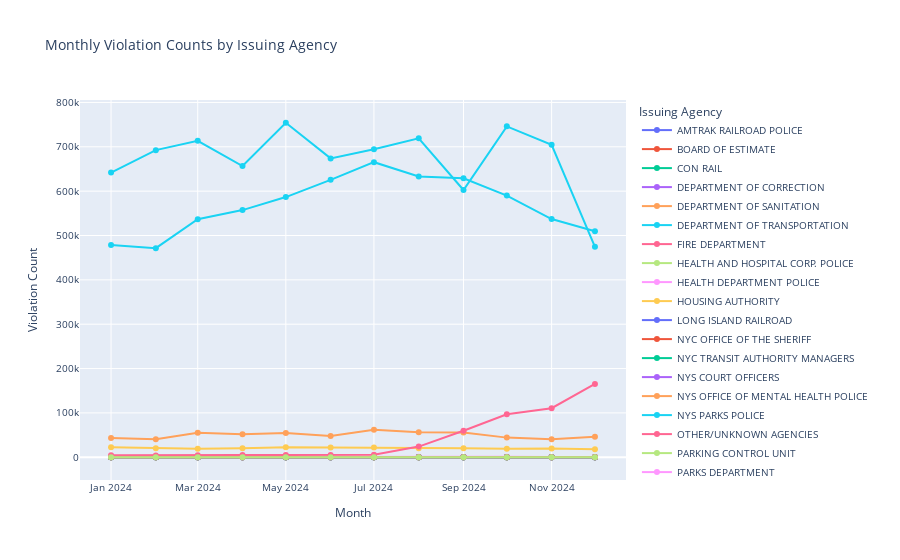

Notebook code cell kept with this figure:
### Code cell
# Ensure datetime format and extract Month
df["Issue Date"] = pd.to_datetime(df["Issue Date"], errors="coerce")
df["Month"] = df["Issue Date"].dt.to_period("M").astype(str)

# Group by Month and Issuing Agency to count violations
monthly_by_agency = (
    df.groupby(["Month", "Issuing Agency"])
    .size()
    .reset_index(name="Violation Count")
)

# Plot the multi-line chart
fig = px.line(
    monthly_by_agency,
    x="Month",
    y="Violation Count",
    color="Issuing Agency",
    title="Monthly Violation Counts by Issuing Agency",
    markers=True
)

fig.update_layout(
    xaxis_title="Month",
    yaxis_title="Violation Count",
    font=dict(size=10)
)

fig.show()

### Figure 1 — Plotly figure (JSON) as saved in the notebook; plotly's stock layout.template omitted (floating-point values rounded to 4 significant figures)
{"data": [{"hovertemplate": "Issuing Agency=AMTRAK RAILROAD POLICE<br>Month=%{x}<br>Violation Count=%{y}<extra></extra>", "legendgroup": "AMTRAK RAILROAD POLICE", "line": {"color": "#636efa", "dash": "solid"}, "marker": {"symbol": "circle"}, "mode": "lines+markers", "name": "AMTRAK RAILROAD POLICE", "orientation": "v", "showlegend": true, "type": "scatter", "x": ["2024-01", "2024-02", "2024-03", "2024-04", "2024-05", "2024-06", "2024-07", "2024-08", "2024-09", "2024-10", "2024-11", "2024-12", "NaT"], "xaxis": "x", "y": [0, 0, 0, 0, 3, 0, 0, 1, 0, 0, 0, 0, 0], "yaxis": "y"}, {"hovertemplate": "Issuing Agency=BOARD OF ESTIMATE<br>Month=%{x}<br>Violation Count=%{y}<extra></extra>", "legendgroup": "BOARD OF ESTIMATE", "line": {"color": "#EF553B", "dash": "solid"}, "marker": {"symbol": "circle"}, "mode": "lines+markers", "name": "BOARD OF ESTIMATE", "orientation": "v", "showlegend": true, "type": "scatter", "x": ["2024-01", "2024-02", "2024-03", "2024-04", "2024-05", "2024-06", "2024-07", "2024-08", "2024-09", "2024-10", "2024-11", "2024-12", "NaT"], "xaxis": "x", "y": [0, 0, 0, 0, 0, 4, 0, 0, 0, 0, 1, 0, 0], "yaxis": "y"}, {"hovertemplate": "Issuing Agency=CON RAIL<br>Month=%{x}<br>Violation Count=%{y}<extra></extra>", "legendgroup": "CON RAIL", "line": {"color": "#00cc96", "dash": "solid"}, "marker": {"symbol": "circle"}, "mode": "lines+markers", "name": "CON RAIL", "orientation": "v", "showlegend": true, "type": "scatter", "x": ["2024-01", "2024-02", "2024-03", "2024-04", "2024-05", "2024-06", "2024-07", "2024-08", "2024-09", "2024-10", "2024-11", "2024-12", "NaT"], "xaxis": "x", "y": [78, 69, 98, 95, 84, 91, 90, 30, 122, 201, 175, 224, 2], "yaxis": "y"}, {"hovertemplate": "Issuing Agency=DEPARTMENT OF CORRECTION<br>Month=%{x}<br>Violation Count=%{y}<extra></extra>", "legendgroup": "DEPARTMENT OF CORRECTION", "line": {"color": "#ab63fa", "dash": "solid"}, "marker": {"symbol": "circle"}, "mode": "lines+markers", "name": "DEPARTMENT OF CORRECTION", "orientation": "v", "showlegend": true, "type": "scatter", "x": ["2024-01", "2024-02", "2024-03", "2024-04", "2024-05", "2024-06", "2024-07", "2024-08", "2024-09", "2024-10", "2024-11", "2024-12", "NaT"], "xaxis": "x", "y": [9, 5, 4, 6, 8, 27, 10, 21, 27, 20, 21, 12, 0], "yaxis": "y"}, {"hovertemplate": "Issuing Agency=DEPARTMENT OF SANITATION<br>Month=%{x}<br>Violation Count=%{y}<extra></extra>", "legendgroup": "DEPARTMENT OF SANITATION", "line": {"color": "#FFA15A", "dash": "solid"}, "marker": {"symbol": "circle"}, "mode": "lines+markers", "name": "DEPARTMENT OF SANITATION", "orientation": "v", "showlegend": true, "type": "scatter", "x": ["2024-01", "2024-02", "2024-03", "2024-04", "2024-05", "2024-06", "2024-07", "2024-08", "2024-09", "2024-10", "2024-11", "2024-12", "NaT"], "xaxis": "x", "y": [43360, 40567, 55102, 51868, 54737, 47660, 61943, 56111, 55730, 44257, 40731, 46314, 6], "yaxis": "y"}, {"hovertemplate": "Issuing Agency=DEPARTMENT OF TRANSPORTATION<br>Month=%{x}<br>Violation Count=%{y}<extra></extra>", "legendgroup": "DEPARTMENT OF TRANSPORTATION", "line": {"color": "#19d3f3", "dash": "solid"}, "marker": {"symbol": "circle"}, "mode": "lines+markers", "name": "DEPARTMENT OF TRANSPORTATION", "orientation": "v", "showlegend": true, "type": "scatter", "x": ["2024-01", "2024-02", "2024-03", "2024-04", "2024-05", "2024-06", "2024-07", "2024-08", "2024-09", "2024-10", "2024-11", "2024-12", "NaT"], "xaxis": "x", "y": [478341, 471425, 536891, 557314, 586681, 625445, 665352, 633053, 628929, 590030, 537117, 509456, 37146], "yaxis": "y"}, {"hovertemplate": "Issuing Agency=FIRE DEPARTMENT<br>Month=%{x}<br>Violation Count=%{y}<extra></extra>", "legendgroup": "FIRE DEPARTMENT", "line": {"color": "#FF6692", "dash": "solid"}, "marker": {"symbol": "circle"}, "mode": "lines+markers", "name": "FIRE DEPARTMENT", "orientation": "v", "showlegend": true, "type": "scatter", "x": ["2024-01", "2024-02", "2024-03", "2024-04", "2024-05", "2024-06", "2024-07", "2024-08", "2024-09", "2024-10", "2024-11", "2024-12", "NaT"], "xaxis": "x", "y": [43, 43, 46, 33, 37, 72, 62, 51, 86, 58, 82, 47, 1], "yaxis": "y"}, {"hovertemplate": "Issuing Agency=HEALTH AND HOSPITAL CORP. POLICE<br>Month=%{x}<br>Violation Count=%{y}<extra></extra>", "legendgroup": "HEALTH AND HOSPITAL CORP. POLICE", "line": {"color": "#B6E880", "dash": "solid"}, "marker": {"symbol": "circle"}, "mode": "lines+markers", "name": "HEALTH AND HOSPITAL CORP. POLICE", "orientation": "v", "showlegend": true, "type": "scatter", "x": ["2024-01", "2024-02", "2024-03", "2024-04", "2024-05", "2024-06", "2024-07", "2024-08", "2024-09", "2024-10", "2024-11", "2024-12", "NaT"], "xaxis": "x", "y": [308, 504, 618, 613, 511, 598, 626, 569, 390, 500, 700, 234, 7], "yaxis": "y"}, {"hovertemplate": "Issuing Agency=HEALTH DEPARTMENT POLICE<br>Month=%{x}<br>Violation Count=%{y}<extra></extra>", "legendgroup": "HEALTH DEPARTMENT POLICE", "line": {"color": "#FF97FF", "dash": "solid"}, "marker": {"symbol": "circle"}, "mode": "lines+markers", "name": "HEALTH DEPARTMENT POLICE", "orientation": "v", "showlegend": true, "type": "scatter", "x": ["2024-01", "2024-02", "2024-03", "2024-04", "2024-05", "2024-06", "2024-07", "2024-08", "2024-09", "2024-10", "2024-11", "2024-12", "NaT"], "xaxis": "x", "y": [6, 3, 3, 3, 3, 17, 0, 11, 12, 1, 1, 11, 0], "yaxis": "y"}, {"hovertemplate": "Issuing Agency=HOUSING AUTHORITY<br>Month=%{x}<br>Violation Count=%{y}<extra></extra>", "legendgroup": "HOUSING AUTHORITY", "line": {"color": "#FECB52", "dash": "solid"}, "marker": {"symbol": "circle"}, "mode": "lines+markers", "name": "HOUSING AUTHORITY", "orientation": "v", "showlegend": true, "type": "scatter", "x": ["2024-01", "2024-02", "2024-03", "2024-04", "2024-05", "2024-06", "2024-07", "2024-08", "2024-09", "2024-10", "2024-11", "2024-12", "NaT"], "xaxis": "x", "y": [0, 0, 0, 0, 0, 0, 0, 0, 0, 41, 0, 34, 0], "yaxis": "y"}, {"hovertemplate": "Issuing Agency=LONG ISLAND RAILROAD<br>Month=%{x}<br>Violation Count=%{y}<extra></extra>", "legendgroup": "LONG ISLAND RAILROAD", "line": {"color": "#636efa", "dash": "solid"}, "marker": {"symbol": "circle"}, "mode": "lines+markers", "name": "LONG ISLAND RAILROAD", "orientation": "v", "showlegend": true, "type": "scatter", "x": ["2024-01", "2024-02", "2024-03", "2024-04", "2024-05", "2024-06", "2024-07", "2024-08", "2024-09", "2024-10", "2024-11", "2024-12", "NaT"], "xaxis": "x", "y": [141, 193, 174, 162, 230, 134, 82, 81, 88, 116, 157, 127, 0], "yaxis": "y"}, {"hovertemplate": "Issuing Agency=NYC OFFICE OF THE SHERIFF<br>Month=%{x}<br>Violation Count=%{y}<extra></extra>", "legendgroup": "NYC OFFICE OF THE SHERIFF", "line": {"color": "#EF553B", "dash": "solid"}, "marker": {"symbol": "circle"}, "mode": "lines+markers", "name": "NYC OFFICE OF THE SHERIFF", "orientation": "v", "showlegend": true, "type": "scatter", "x": ["2024-01", "2024-02", "2024-03", "2024-04", "2024-05", "2024-06", "2024-07", "2024-08", "2024-09", "2024-10", "2024-11", "2024-12", "NaT"], "xaxis": "x", "y": [27, 55, 24, 114, 17, 85, 63, 32, 37, 79, 90, 40, 0], "yaxis": "y"}, {"hovertemplate": "Issuing Agency=NYC TRANSIT AUTHORITY MANAGERS<br>Month=%{x}<br>Violation Count=%{y}<extra></extra>", "legendgroup": "NYC TRANSIT AUTHORITY MANAGERS", "line": {"color": "#00cc96", "dash": "solid"}, "marker": {"symbol": "circle"}, "mode": "lines+markers", "name": "NYC TRANSIT AUTHORITY MANAGERS", "orientation": "v", "showlegend": true, "type": "scatter", "x": ["2024-01", "2024-02", "2024-03", "2024-04", "2024-05", "2024-06", "2024-07", "2024-08", "2024-09", "2024-10", "2024-11", "2024-12", "NaT"], "xaxis": "x", "y": [53, 130, 81, 67, 26, 142, 14, 165, 39, 94, 28, 30, 0], "yaxis": "y"}, {"hovertemplate": "Issuing Agency=NYS COURT OFFICERS<br>Month=%{x}<br>Violation Count=%{y}<extra></extra>", "legendgroup": "NYS COURT OFFICERS", "line": {"color": "#ab63fa", "dash": "solid"}, "marker": {"symbol": "circle"}, "mode": "lines+markers", "name": "NYS COURT OFFICERS", "orientation": "v", "showlegend": true, "type": "scatter", "x": ["2024-01", "2024-02", "2024-03", "2024-04", "2024-05", "2024-06", "2024-07", "2024-08", "2024-09", "2024-10", "2024-11", "2024-12", "NaT"], "xaxis": "x", "y": [269, 269, 237, 249, 243, 251, 226, 235, 286, 294, 164, 164, 0], "yaxis": "y"}, {"hovertemplate": "Issuing Agency=NYS OFFICE OF MENTAL HEALTH POLICE<br>Month=%{x}<br>Violation Count=%{y}<extra></extra>", "legendgroup": "NYS OFFICE OF MENTAL HEALTH POLICE", "line": {"color": "#FFA15A", "dash": "solid"}, "marker": {"symbol": "circle"}, "mode": "lines+markers", "name": "NYS OFFICE OF MENTAL HEALTH POLICE", "orientation": "v", "showlegend": true, "type": "scatter", "x": ["2024-01", "2024-02", "2024-03", "2024-04", "2024-05", "2024-06", "2024-07", "2024-08", "2024-09", "2024-10", "2024-11", "2024-12", "NaT"], "xaxis": "x", "y": [8, 12, 45, 4, 5, 9, 3, 6, 2, 20, 4, 6, 10], "yaxis": "y"}, {"hovertemplate": "Issuing Agency=NYS PARKS POLICE<br>Month=%{x}<br>Violation Count=%{y}<extra></extra>", "legendgroup": "NYS PARKS POLICE", "line": {"color": "#19d3f3", "dash": "solid"}, "marker": {"symbol": "circle"}, "mode": "lines+markers", "name": "NYS PARKS POLICE", "orientation": "v", "showlegend": true, "type": "scatter", "x": ["2024-01", "2024-02", "2024-03", "2024-04", "2024-05", "2024-06", "2024-07", "2024-08", "2024-09", "2024-10", "2024-11", "2024-12", "NaT"], "xaxis": "x", "y": [185, 152, 117, 338, 241, 120, 130, 119, 77, 40, 77, 56, 17], "yaxis": "y"}, {"hovertemplate": "Issuing Agency=OTHER/UNKNOWN AGENCIES<br>Month=%{x}<br>Violation Count=%{y}<extra></extra>", "legendgroup": "OTHER/UNKNOWN AGENCIES", "line": {"color": "#FF6692", "dash": "solid"}, "marker": {"symbol": "circle"}, "mode": "lines+markers", "name": "OTHER/UNKNOWN AGENCIES", "orientation": "v", "showlegend": true, "type": "scatter", "x": ["2024-01", "2024-02", "2024-03", "2024-04", "2024-05", "2024-06", "2024-07", "2024-08", "2024-09", "2024-10", "2024-11", "2024-12", "NaT"], "xaxis": "x", "y": [21, 8, 44, 127, 203, 69, 199, 111, 34, 33, 13, 29, 0], "yaxis": "y"}, {"hovertemplate": "Issuing Agency=PARKING CONTROL UNIT<br>Month=%{x}<br>Violation Count=%{y}<extra></extra>", "legendgroup": "PARKING CONTROL UNIT", "line": {"color": "#B6E880", "dash": "solid"}, "marker": {"symbol": "circle"}, "mode": "lines+markers", "name": "PARKING CONTROL UNIT", "orientation": "v", "showlegend": true, "type": "scatter", "x": ["2024-01", "2024-02", "2024-03", "2024-04", "2024-05", "2024-06", "2024-07", "2024-08", "2024-09", "2024-10", "2024-11", "2024-12", "NaT"], "xaxis": "x", "y": [5, 2, 0, 0, 16, 174, 272, 0, 63, 45, 17, 0, 0], "yaxis": "y"}, {"hovertemplate": "Issuing Agency=PARKS DEPARTMENT<br>Month=%{x}<br>Violation Count=%{y}<extra></extra>", "legendgroup": "PARKS DEPARTMENT", "line": {"color": "#FF97FF", "dash": "solid"}, "marker": {"symbol": "circle"}, "mode": "lines+markers", "name": "PARKS DEPARTMENT", "orientation": "v", "showlegend": true, "type": "scatter", "x": ["2024-01", "2024-02", "2024-03", "2024-04", "2024-05", "2024-06", "2024-07", "2024-08", "2024-09", "2024-10", "2024-11", "2024-12", "NaT"], "xaxis": "x", "y": [817, 900, 1385, 1366, 1962, 1808, 1323, 950, 748, 872, 446, 678, 55], "yaxis": "y"}, {"hovertemplate": "Issuing Agency=POLICE DEPARTMENT<br>Month=%{x}<br>Violation Count=%{y}<extra></extra>", "legendgroup": "POLICE DEPARTMENT", "line": {"color": "#FECB52", "dash": "solid"}, "marker": {"symbol": "circle"}, "mode": "lines+markers", "name": "POLICE DEPARTMENT", "orientation": "v", "showlegend": true, "type": "scatter", "x": ["2024-01", "2024-02", "2024-03", "2024-04", "2024-05", "2024-06", "2024-07", "2024-08", "2024-09", "2024-10", "2024-11", "2024-12", "NaT"], "xaxis": "x", "y": [22324, 20255, 19258, 20196, 22336, 21964, 21822, 20546, 20012, 19141, 19758, 18098, 55], "yaxis": "y"}, {"hovertemplate": "Issuing Agency=PORT AUTHORITY<br>Month=%{x}<br>Violation Count=%{y}<extra></extra>", "legendgroup": "PORT AUTHORITY", "line": {"color": "#636efa", "dash": "solid"}, "marker": {"symbol": "circle"}, "mode": "lines+markers", "name": "PORT AUTHORITY", "orientation": "v", "showlegend": true, "type": "scatter", "x": ["2024-01", "2024-02", "2024-03", "2024-04", "2024-05", "2024-06", "2024-07", "2024-08", "2024-09", "2024-10", "2024-11", "2024-12", "NaT"], "xaxis": "x", "y": [299, 287, 223, 161, 205, 250, 322, 292, 179, 324, 356, 184, 15], "yaxis": "y"}, {"hovertemplate": "Issuing Agency=ROOSEVELT ISLAND SECURITY<br>Month=%{x}<br>Violation Count=%{y}<extra></extra>", "legendgroup": "ROOSEVELT ISLAND SECURITY", "line": {"color": "#EF553B", "dash": "solid"}, "marker": {"symbol": "circle"}, "mode": "lines+markers", "name": "ROOSEVELT ISLAND SECURITY", "orientation": "v", "showlegend": true, "type": "scatter", "x": ["2024-01", "2024-02", "2024-03", "2024-04", "2024-05", "2024-06", "2024-07", "2024-08", "2024-09", "2024-10", "2024-11", "2024-12", "NaT"], "xaxis": "x", "y": [312, 302, 443, 793, 503, 302, 402, 442, 597, 444, 407, 284, 4], "yaxis": "y"}, {"hovertemplate": "Issuing Agency=SEA GATE ASSOCIATION POLICE<br>Month=%{x}<br>Violation Count=%{y}<extra></extra>", "legendgroup": "SEA GATE ASSOCIATION POLICE", "line": {"color": "#00cc96", "dash": "solid"}, "marker": {"symbol": "circle"}, "mode": "lines+markers", "name": "SEA GATE ASSOCIATION POLICE", "orientation": "v", "showlegend": true, "type": "scatter", "x": ["2024-01", "2024-02", "2024-03", "2024-04", "2024-05", "2024-06", "2024-07", "2024-08", "2024-09", "2024-10", "2024-11", "2024-12", "NaT"], "xaxis": "x", "y": [5, 13, 14, 21, 10, 10, 12, 16, 11, 18, 8, 3, 0], "yaxis": "y"}, {"hovertemplate": "Issuing Agency=SUNY MARITIME COLLEGE<br>Month=%{x}<br>Violation Count=%{y}<extra></extra>", "legendgroup": "SUNY MARITIME COLLEGE", "line": {"color": "#ab63fa", "dash": "solid"}, "marker": {"symbol": "circle"}, "mode": "lines+markers", "name": "SUNY MARITIME COLLEGE", "orientation": "v", "showlegend": true, "type": "scatter", "x": ["2024-01", "2024-02", "2024-03", "2024-04", "2024-05", "2024-06", "2024-07", "2024-08", "2024-09", "2024-10", "2024-11", "2024-12", "NaT"], "xaxis": "x", "y": [35, 30, 0, 0, 0, 0, 0, 0, 1, 6, 0, 0, 0], "yaxis": "y"}, {"hovertemplate": "Issuing Agency=TAXI AND LIMOUSINE COMMISSION<br>Month=%{x}<br>Violation Count=%{y}<extra></extra>", "legendgroup": "TAXI AND LIMOUSINE COMMISSION", "line": {"color": "#FFA15A", "dash": "solid"}, "marker": {"symbol": "circle"}, "mode": "lines+markers", "name": "TAXI AND LIMOUSINE COMMISSION", "orientation": "v", "showlegend": true, "type": "scatter", "x": ["2024-01", "2024-02", "2024-03", "2024-04", "2024-05", "2024-06", "2024-07", "2024-08", "2024-09", "2024-10", "2024-11", "2024-12", "NaT"], "xaxis": "x", "y": [23, 23, 28, 21, 43, 43, 24, 12, 38, 33, 51, 37, 0], "yaxis": "y"}, {"hovertemplate": "Issuing Agency=TRAFFIC<br>Month=%{x}<br>Violation Count=%{y}<extra></extra>", "legendgroup": "TRAFFIC", "line": {"color": "#19d3f3", "dash": "solid"}, "marker": {"symbol": "circle"}, "mode": "lines+markers", "name": "TRAFFIC", "orientation": "v", "showlegend": true, "type": "scatter", "x": ["2024-01", "2024-02", "2024-03", "2024-04", "2024-05", "2024-06", "2024-07", "2024-08", "2024-09", "2024-10", "2024-11", "2024-12", "NaT"], "xaxis": "x", "y": [641864, 692485, 713649, 656681, 754251, 673858, 694570, 719152, 602611, 746099, 704467, 474488, 5232], "yaxis": "y"}, {"hovertemplate": "Issuing Agency=TRANSIT AUTHORITY<br>Month=%{x}<br>Violation Count=%{y}<extra></extra>", "legendgroup": "TRANSIT AUTHORITY", "line": {"color": "#FF6692", "dash": "solid"}, "marker": {"symbol": "circle"}, "mode": "lines+markers", "name": "TRANSIT AUTHORITY", "orientation": "v", "showlegend": true, "type": "scatter", "x": ["2024-01", "2024-02", "2024-03", "2024-04", "2024-05", "2024-06", "2024-07", "2024-08", "2024-09", "2024-10", "2024-11", "2024-12", "NaT"], "xaxis": "x", "y": [4286, 3976, 4429, 5029, 4793, 4846, 5703, 24033, 59884, 96762, 110644, 165446, 1], "yaxis": "y"}, {"hovertemplate": "Issuing Agency=TRIBOROUGH BRIDGE AND TUNNEL POLICE<br>Month=%{x}<br>Violation Count=%{y}<extra></extra>", "legendgroup": "TRIBOROUGH BRIDGE AND TUNNEL POLICE", "line": {"color": "#B6E880", "dash": "solid"}, "marker": {"symbol": "circle"}, "mode": "lines+markers", "name": "TRIBOROUGH BRIDGE AND TUNNEL POLICE", "orientation": "v", "showlegend": true, "type": "scatter", "x": ["2024-01", "2024-02", "2024-03", "2024-04", "2024-05", "2024-06", "2024-07", "2024-08", "2024-09", "2024-10", "2024-11", "2024-12", "NaT"], "xaxis": "x", "y": [3, 4, 0, 0, 2, 0, 8, 3, 1, 4, 5, 2, 0], "yaxis": "y"}], "layout": {"autosize": true, "font": {"size": 10}, "legend": {"title": {"text": "Issuing Agency"}, "tracegroupgap": 0}, "title": {"text": "Monthly Violation Counts by Issuing Agency"}, "xaxis": {"anchor": "y", "autorange": true, "domain": [0, 1], "range": ["2023-12-08 12:31:37.9079", "2024-12-24 11:28:22.0921"], "title": {"text": "Month"}, "type": "date"}, "yaxis": {"anchor": "x", "autorange": true, "domain": [0, 1], "range": [-62240.0, 816500.0], "title": {"text": "Violation Count"}, "type": "linear"}}}
